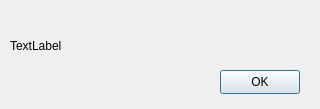
<?xml version="1.0" encoding="UTF-8"?>
<ui version="4.0">
 <class>ErrorWindow</class>
 <widget class="QDialog" name="ErrorWindow">
  <property name="geometry">
   <rect>
    <x>0</x>
    <y>0</y>
    <width>320</width>
    <height>109</height>
   </rect>
  </property>
  <property name="windowTitle">
   <string>Error!</string>
  </property>
  <widget class="QPushButton" name="ok_button">
   <property name="geometry">
    <rect>
     <x>220</x>
     <y>70</y>
     <width>80</width>
     <height>24</height>
    </rect>
   </property>
   <property name="text">
    <string>OK</string>
   </property>
  </widget>
  <widget class="QLabel" name="error_text">
   <property name="geometry">
    <rect>
     <x>10</x>
     <y>20</y>
     <width>291</width>
     <height>51</height>
    </rect>
   </property>
   <property name="text">
    <string>TextLabel</string>
   </property>
  </widget>
 </widget>
 <resources/>
 <connections/>
</ui>
